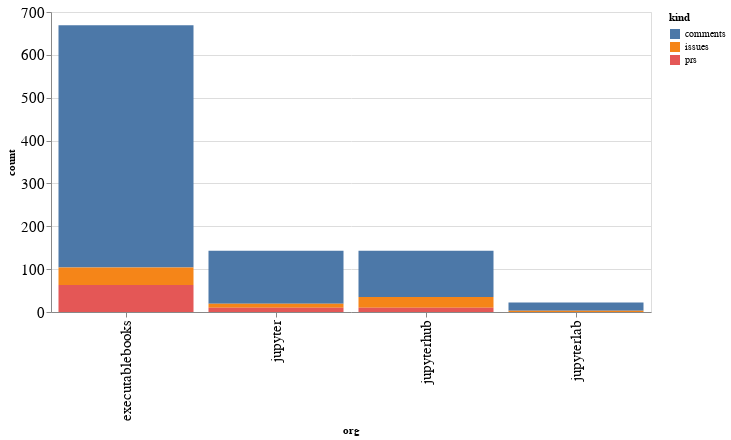

Notebook code cell kept with this figure:
### Code cell
alt.Chart(org_summaries, width=600).mark_bar().encode(
    x='org',
    y='count',
    color='kind',
    tooltip="org"
)

### Figure 1 — Vega-Lite specification as saved in the notebook (floating-point values rounded to 4 significant figures)
{"config": {"axisLeft": {"labelFontSize": 15}, "axisBottom": {"labelFontSize": 15}}, "data": {"name": "data-172bf8afb629ebcac9fe30defbc42938"}, "mark": "bar", "encoding": {"color": {"type": "nominal", "field": "kind"}, "tooltip": {"type": "nominal", "field": "org"}, "x": {"type": "nominal", "field": "org"}, "y": {"type": "quantitative", "field": "count"}}, "width": 600, "$schema": "https://vega.github.io/schema/vega-lite/v4.8.1.json", "datasets": {"data-172bf8afb629ebcac9fe30defbc42938": [{"org": "executablebooks", "kind": "comments", "count": 565}, {"org": "executablebooks", "kind": "issues", "count": 41}, {"org": "executablebooks", "kind": "prs", "count": 63}, {"org": "jupyter", "kind": "comments", "count": 124}, {"org": "jupyter", "kind": "issues", "count": 9}, {"org": "jupyter", "kind": "prs", "count": 10}, {"org": "jupyterhub", "kind": "comments", "count": 108}, {"org": "jupyterhub", "kind": "issues", "count": 25}, {"org": "jupyterhub", "kind": "prs", "count": 10}, {"org": "jupyterlab", "kind": "comments", "count": 19}, {"org": "jupyterlab", "kind": "issues", "count": 3}]}}
